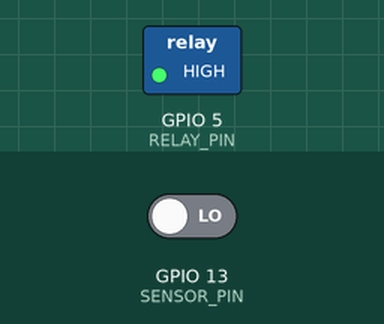
Simulated run of this program. Board: ESP8266 (NodeMCU). On the bench: switched loads named in the program (green lamp = pin HIGH). Inputs (shaded band) come from the test bench; at power-on: GPIO 13 (SENSOR_PIN) LOW. WiFi joins after 1.5 s; servers stay silent unless stated; what the program prints to the serial monitor is not drawn.

Above: at 1.2 s.
1.3 s: GPIO 13 (SENSOR_PIN) driven HIGH
At 2.6 s:
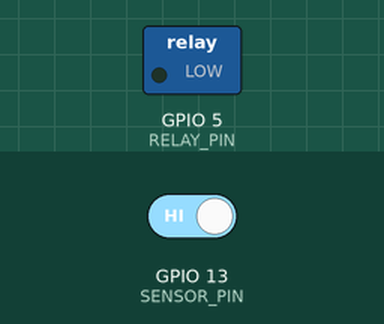
Timing chart, 0 to 4.3 s (numbered marks = the images above; inputs shaded):
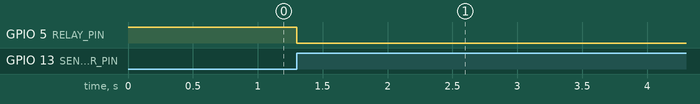

Measured:
- after the input at 1.3 s, GPIO 5 (RELAY_PIN): HIGH → LOW at once

The program:

main.cpp
```cpp
#include <Arduino.h>
// ota updates
#include <ESP8266WiFi.h>
#include <ESP8266mDNS.h>
#include <WiFiUdp.h>
#include <ArduinoOTA.h>

// wifi
#define OTA_SSID "Cohensoon"
#define OTA_TOKEN "0506966260"

void initWiFi();
void handleOTA();

// relay
#define RELAY_PIN 5 //D1
void initRelay();
void turnOnRelay();
void turnOffRelay();

// sensor
#define SENSOR_PIN 13 //D7
int pirResult = 0;
void initSensor();
void onSensorDetect();

// lights
void toggleLights();
void checkShouldCloseLights(double time);

// variables
unsigned oldMillis = 0;
bool isLightsOn = false;

#define LIGHT_ON_TIME 3 // 0.08 = 5 sec

void setup() {
  Serial.begin(115200);

  initSensor();

  initRelay();

  initWiFi();
}

void loop() {
  handleOTA();

  pirResult = digitalRead(SENSOR_PIN);
  if (pirResult == HIGH) {
    toggleLights();
  } else {
    checkShouldCloseLights(LIGHT_ON_TIME);
  }
}

void initSensor() {
  pinMode(SENSOR_PIN, INPUT);
}

void initRelay() {
  pinMode(RELAY_PIN, OUTPUT);
  digitalWrite(RELAY_PIN, HIGH);
}

void turnOnRelay() {
  digitalWrite(RELAY_PIN, LOW);
}

void turnOffRelay() {
  digitalWrite(RELAY_PIN, HIGH);
}

void toggleLights() {
  if (!isLightsOn) {
    turnOnRelay();
    isLightsOn = true;
  }
  oldMillis = millis();
}

void checkShouldCloseLights(double time) {
  if (!isLightsOn) return;
  // after time minutes, open the relay.
  if ((millis() - (time * 60000)) >= oldMillis) {
    if (isLightsOn) {
      turnOffRelay();
      isLightsOn = false;
    }
  }
}

// OTA STUFF
void initWiFi() {
  WiFi.mode(WIFI_STA);
  WiFi.begin(OTA_SSID, OTA_TOKEN);

  ArduinoOTA.onStart([]() {
    String type;
    if (ArduinoOTA.getCommand() == U_FLASH)
      type = "sketch";
    else // U_SPIFFS
      type = "filesystem";

    // NOTE: if updating SPIFFS this would be the place to unmount SPIFFS using SPIFFS.end()
    Serial.println("Start updating " + type);
  });
  ArduinoOTA.onProgress([](unsigned int progress, unsigned int total) {
    Serial.printf("Progress: %u%%\r", (progress / (total / 100)));
  });
  ArduinoOTA.onError([](ota_error_t error) {
    Serial.println("error uploading data...");
  });

  ArduinoOTA.begin();
  Serial.println("Ready");
}

void handleOTA() {
  ArduinoOTA.handle();
}
```
